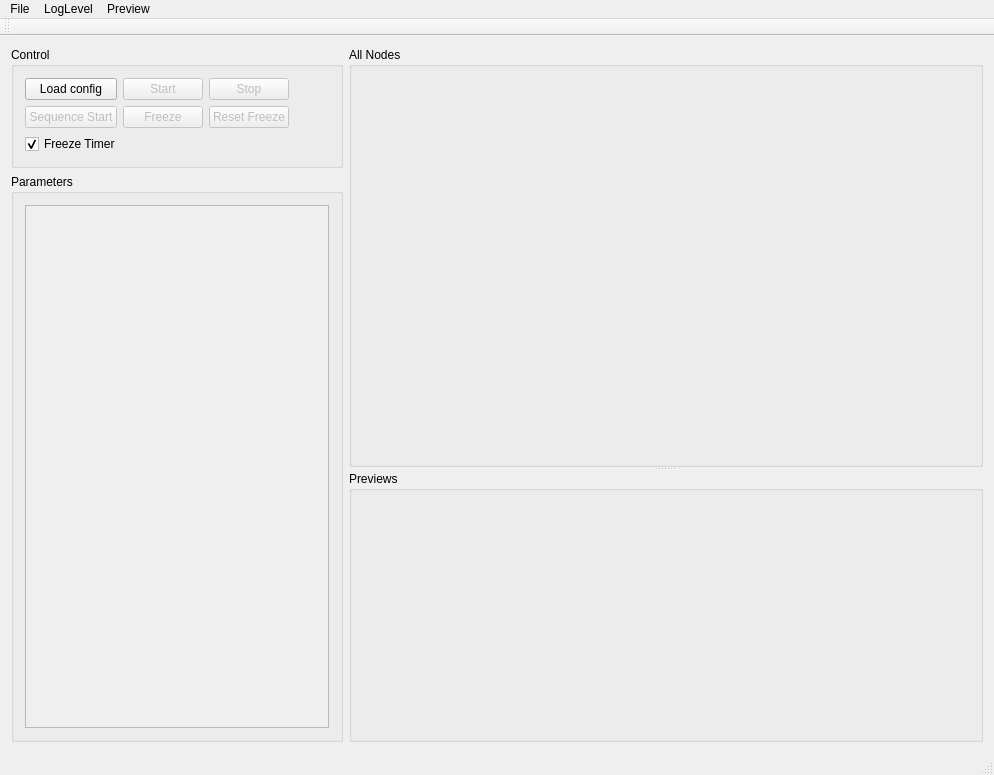
<?xml version="1.0" encoding="UTF-8"?>
<ui version="4.0">
 <class>MainWindow</class>
 <widget class="QMainWindow" name="MainWindow">
  <property name="geometry">
   <rect>
    <x>0</x>
    <y>0</y>
    <width>994</width>
    <height>775</height>
   </rect>
  </property>
  <property name="windowTitle">
   <string>MainWindow</string>
  </property>
  <widget class="QWidget" name="centralWidget">
   <property name="sizePolicy">
    <sizepolicy hsizetype="MinimumExpanding" vsizetype="MinimumExpanding">
     <horstretch>0</horstretch>
     <verstretch>0</verstretch>
    </sizepolicy>
   </property>
   <layout class="QHBoxLayout" name="horizontalLayout_2">
    <item>
     <widget class="QWidget" name="widget" native="true">
      <property name="sizePolicy">
       <sizepolicy hsizetype="Minimum" vsizetype="Preferred">
        <horstretch>0</horstretch>
        <verstretch>0</verstretch>
       </sizepolicy>
      </property>
      <layout class="QVBoxLayout" name="verticalLayout_5">
       <property name="leftMargin">
        <number>0</number>
       </property>
       <property name="topMargin">
        <number>0</number>
       </property>
       <property name="rightMargin">
        <number>0</number>
       </property>
       <property name="bottomMargin">
        <number>0</number>
       </property>
       <item>
        <widget class="QGroupBox" name="groupBoxControl">
         <property name="sizePolicy">
          <sizepolicy hsizetype="Minimum" vsizetype="Preferred">
           <horstretch>0</horstretch>
           <verstretch>0</verstretch>
          </sizepolicy>
         </property>
         <property name="title">
          <string>Control</string>
         </property>
         <layout class="QGridLayout" name="gridLayout">
          <item row="0" column="6">
           <spacer name="horizontalSpacer">
            <property name="orientation">
             <enum>Qt::Horizontal</enum>
            </property>
            <property name="sizeType">
             <enum>QSizePolicy::MinimumExpanding</enum>
            </property>
            <property name="sizeHint" stdset="0">
             <size>
              <width>40</width>
              <height>20</height>
             </size>
            </property>
           </spacer>
          </item>
          <item row="0" column="0">
           <widget class="QPushButton" name="pushButtonLoad">
            <property name="text">
             <string>Load config</string>
            </property>
           </widget>
          </item>
          <item row="0" column="2">
           <widget class="QPushButton" name="pushButtonStop">
            <property name="enabled">
             <bool>false</bool>
            </property>
            <property name="text">
             <string>Stop</string>
            </property>
           </widget>
          </item>
          <item row="1" column="0">
           <widget class="QPushButton" name="pushButtonSequence">
            <property name="enabled">
             <bool>false</bool>
            </property>
            <property name="text">
             <string>Sequence Start</string>
            </property>
           </widget>
          </item>
          <item row="1" column="2">
           <widget class="QPushButton" name="pushButtonResetFreeze">
            <property name="enabled">
             <bool>false</bool>
            </property>
            <property name="text">
             <string>Reset Freeze</string>
            </property>
           </widget>
          </item>
          <item row="0" column="1">
           <widget class="QPushButton" name="pushButtonStart">
            <property name="enabled">
             <bool>false</bool>
            </property>
            <property name="text">
             <string>Start</string>
            </property>
           </widget>
          </item>
          <item row="1" column="1">
           <widget class="QPushButton" name="pushButtonFreeze">
            <property name="enabled">
             <bool>false</bool>
            </property>
            <property name="text">
             <string>Freeze</string>
            </property>
           </widget>
          </item>
          <item row="2" column="0" colspan="3">
           <widget class="QCheckBox" name="checkBoxFreezeTimer">
            <property name="text">
             <string>Freeze Timer</string>
            </property>
            <property name="checked">
             <bool>true</bool>
            </property>
           </widget>
          </item>
         </layout>
        </widget>
       </item>
       <item>
        <widget class="QGroupBox" name="group_parameters">
         <property name="sizePolicy">
          <sizepolicy hsizetype="Minimum" vsizetype="Preferred">
           <horstretch>0</horstretch>
           <verstretch>0</verstretch>
          </sizepolicy>
         </property>
         <property name="title">
          <string>Parameters</string>
         </property>
         <layout class="QVBoxLayout" name="verticalLayout_4">
          <item>
           <widget class="QScrollArea" name="scrollArea_parameters">
            <property name="sizePolicy">
             <sizepolicy hsizetype="Minimum" vsizetype="Expanding">
              <horstretch>0</horstretch>
              <verstretch>0</verstretch>
             </sizepolicy>
            </property>
            <property name="minimumSize">
             <size>
              <width>50</width>
              <height>0</height>
             </size>
            </property>
            <property name="horizontalScrollBarPolicy">
             <enum>Qt::ScrollBarAlwaysOff</enum>
            </property>
            <property name="widgetResizable">
             <bool>true</bool>
            </property>
            <widget class="QWidget" name="scrollAreaWidgetContents_parameters">
             <property name="geometry">
              <rect>
               <x>0</x>
               <y>0</y>
               <width>344</width>
               <height>515</height>
              </rect>
             </property>
            </widget>
           </widget>
          </item>
         </layout>
        </widget>
       </item>
      </layout>
     </widget>
    </item>
    <item>
     <widget class="QWidget" name="widget_2" native="true">
      <property name="sizePolicy">
       <sizepolicy hsizetype="Preferred" vsizetype="Preferred">
        <horstretch>1</horstretch>
        <verstretch>0</verstretch>
       </sizepolicy>
      </property>
      <layout class="QGridLayout" name="gridLayout_2">
       <property name="leftMargin">
        <number>0</number>
       </property>
       <property name="topMargin">
        <number>0</number>
       </property>
       <property name="rightMargin">
        <number>0</number>
       </property>
       <property name="bottomMargin">
        <number>0</number>
       </property>
       <item row="0" column="0">
        <widget class="QSplitter" name="splitter">
         <property name="orientation">
          <enum>Qt::Vertical</enum>
         </property>
         <property name="childrenCollapsible">
          <bool>false</bool>
         </property>
         <widget class="QGroupBox" name="group_allNodes">
          <property name="sizePolicy">
           <sizepolicy hsizetype="Expanding" vsizetype="Preferred">
            <horstretch>0</horstretch>
            <verstretch>0</verstretch>
           </sizepolicy>
          </property>
          <property name="minimumSize">
           <size>
            <width>600</width>
            <height>240</height>
           </size>
          </property>
          <property name="title">
           <string>All Nodes</string>
          </property>
          <layout class="QVBoxLayout" name="verticalLayout"/>
         </widget>
         <widget class="QGroupBox" name="group_previews">
          <property name="sizePolicy">
           <sizepolicy hsizetype="Expanding" vsizetype="Preferred">
            <horstretch>10</horstretch>
            <verstretch>0</verstretch>
           </sizepolicy>
          </property>
          <property name="title">
           <string>Previews</string>
          </property>
          <property name="alignment">
           <set>Qt::AlignLeading|Qt::AlignLeft|Qt::AlignTop</set>
          </property>
          <layout class="QHBoxLayout" name="previewWidgets_layout">
           <property name="spacing">
            <number>3</number>
           </property>
           <property name="leftMargin">
            <number>3</number>
           </property>
           <property name="topMargin">
            <number>3</number>
           </property>
           <property name="rightMargin">
            <number>3</number>
           </property>
           <property name="bottomMargin">
            <number>3</number>
           </property>
          </layout>
         </widget>
        </widget>
       </item>
      </layout>
     </widget>
    </item>
   </layout>
  </widget>
  <widget class="QMenuBar" name="menuBar">
   <property name="geometry">
    <rect>
     <x>0</x>
     <y>0</y>
     <width>994</width>
     <height>22</height>
    </rect>
   </property>
   <widget class="QMenu" name="menuFile">
    <property name="title">
     <string>File</string>
    </property>
    <addaction name="actionLoadConfig"/>
    <addaction name="actionWriteConfig"/>
   </widget>
   <widget class="QMenu" name="menuLogLevel">
    <property name="title">
     <string>LogLevel</string>
    </property>
    <addaction name="actionLoglevelLog"/>
    <addaction name="actionLoglevelInfo"/>
    <addaction name="actionLoglevelWarning"/>
    <addaction name="actionLoglevelError"/>
    <addaction name="actionLoglevelExternals"/>
    <addaction name="actionLoglevelParameter"/>
   </widget>
   <widget class="QMenu" name="menuPreview">
    <property name="title">
     <string>Preview</string>
    </property>
    <addaction name="actionPreviewSizeSmall"/>
    <addaction name="actionPreviewSizeMedium"/>
    <addaction name="actionPreviewSizeLarge"/>
    <addaction name="actionPreviewSizeWambo"/>
    <addaction name="separator"/>
    <addaction name="actionPreviewLinearInterpolation"/>
   </widget>
   <addaction name="menuFile"/>
   <addaction name="menuLogLevel"/>
   <addaction name="menuPreview"/>
  </widget>
  <widget class="QToolBar" name="mainToolBar">
   <attribute name="toolBarArea">
    <enum>TopToolBarArea</enum>
   </attribute>
   <attribute name="toolBarBreak">
    <bool>false</bool>
   </attribute>
  </widget>
  <widget class="QStatusBar" name="statusBar"/>
  <action name="actionLoadConfig">
   <property name="text">
    <string>load config</string>
   </property>
  </action>
  <action name="actionLoglevelLog">
   <property name="checkable">
    <bool>true</bool>
   </property>
   <property name="text">
    <string>Log</string>
   </property>
  </action>
  <action name="actionLoglevelInfo">
   <property name="checkable">
    <bool>true</bool>
   </property>
   <property name="text">
    <string>Info</string>
   </property>
  </action>
  <action name="actionLoglevelWarning">
   <property name="checkable">
    <bool>true</bool>
   </property>
   <property name="checked">
    <bool>true</bool>
   </property>
   <property name="text">
    <string>Warning</string>
   </property>
  </action>
  <action name="actionLoglevelError">
   <property name="checkable">
    <bool>true</bool>
   </property>
   <property name="checked">
    <bool>true</bool>
   </property>
   <property name="text">
    <string>Error</string>
   </property>
  </action>
  <action name="actionPreviewSizeSmall">
   <property name="checkable">
    <bool>true</bool>
   </property>
   <property name="text">
    <string>Small</string>
   </property>
  </action>
  <action name="actionPreviewSizeMedium">
   <property name="checkable">
    <bool>true</bool>
   </property>
   <property name="text">
    <string>Medium</string>
   </property>
  </action>
  <action name="actionPreviewSizeLarge">
   <property name="checkable">
    <bool>true</bool>
   </property>
   <property name="text">
    <string>Large</string>
   </property>
  </action>
  <action name="actionPreviewSizeWambo">
   <property name="checkable">
    <bool>true</bool>
   </property>
   <property name="text">
    <string>Wambo</string>
   </property>
  </action>
  <action name="actionPreviewLinearInterpolation">
   <property name="checkable">
    <bool>true</bool>
   </property>
   <property name="checked">
    <bool>true</bool>
   </property>
   <property name="text">
    <string>Linear interpolation</string>
   </property>
  </action>
  <action name="actionLoglevelExternals">
   <property name="checkable">
    <bool>true</bool>
   </property>
   <property name="text">
    <string>Externals</string>
   </property>
  </action>
  <action name="actionLoglevelParameter">
   <property name="checkable">
    <bool>true</bool>
   </property>
   <property name="text">
    <string>Parameter</string>
   </property>
  </action>
  <action name="actionWriteConfig">
   <property name="text">
    <string>write config</string>
   </property>
  </action>
 </widget>
 <layoutdefault spacing="6" margin="11"/>
 <resources/>
 <connections/>
</ui>
